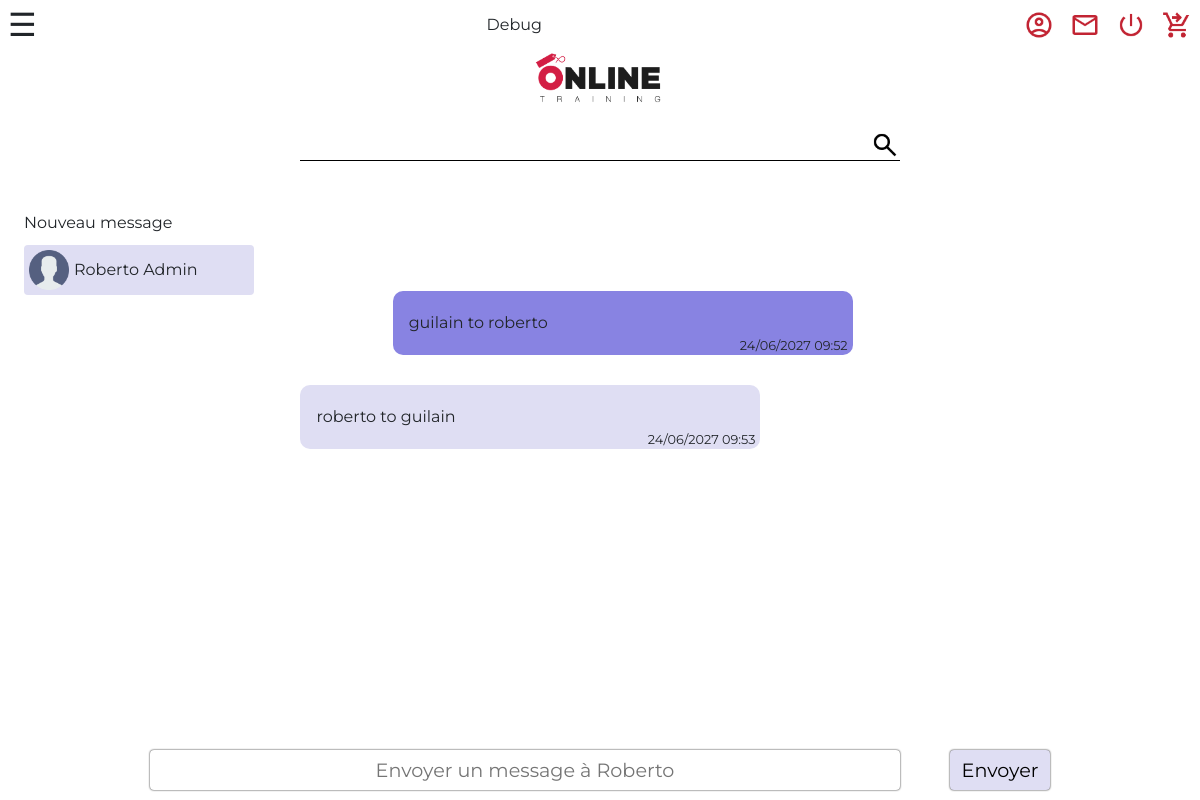
The page /pages/messagerie.php?with_user_id=4 (signed in) on the database as committed earlier.
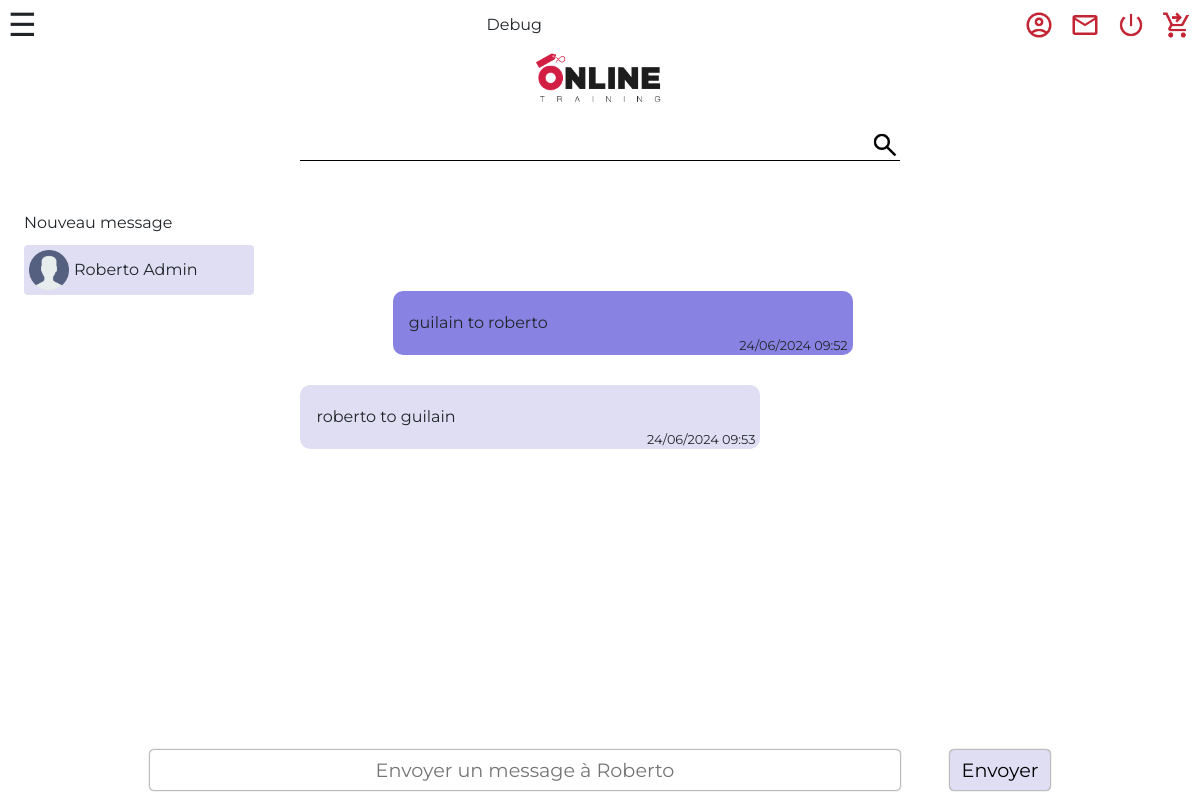
The same page on the database as committed later.
### tables this page shows
CREATE TABLE `messages` (
  `message_id` int NOT NULL,
  `message_type` varchar(255) DEFAULT NULL,
  `datetime` datetime NOT NULL,
  `sender_user_id` int NOT NULL,
  `receiver_user_id` int DEFAULT NULL,
  `message_content` text NOT NULL,
  `message_read` tinyint(1) DEFAULT NULL,
  `message_answered` tinyint(1) DEFAULT NULL
);

CREATE TABLE `users` (
  `id` int NOT NULL,
  `first_name` varchar(255) NOT NULL,
  `last_name` varchar(255) NOT NULL,
  `email` varchar(255) NOT NULL,
  `password` varchar(255) NOT NULL,
  `avatar` varchar(255) DEFAULT NULL,
  `group` varchar(255) DEFAULT NULL
);

### src/pages/messagerie.php (the view, shortened to what this page needs)
<!DOCTYPE html>
<html lang="fr">
<head>
    <link href="https://cdn.jsdelivr.net/npm/bootstrap@5.3.3/dist/css/bootstrap.min.css" rel="stylesheet">
    <link rel="stylesheet" href="../CSS/style.css">
    <link rel="stylesheet" href="../CSS/messagerie.css">
</head>
<body>
<?php
$user_id = $_SESSION['user']['id'];
require_once("../elements/connect.php");
$sql = "SELECT * FROM messages WHERE sender_user_id = :user_id OR receiver_user_id = :user_id";
$query = $db->prepare($sql);
$query->bindValue(':user_id', $user_id);
$query->execute();
$conversations = $query->fetchAll(PDO::FETCH_ASSOC);
require_once ('../elements/header.php');
?>
<section class="messagerie">
    <div class="messagerie_menu">
        <a href="#">Nouveau message</a>
        <?php
        $chat = [];
        foreach ($conversations as $conversation) {
            if ($conversation['sender_user_id'] !== $user_id && !in_array($conversation['sender_user_id'], $chat)) {
                $chat[] = $conversation['sender_user_id'];
                $conversation_user_id = $conversation['sender_user_id'];
                $sql = "SELECT id, first_name, last_name, avatar FROM users WHERE id = :conversation_user_id";
                $query = $db->prepare($sql);
                $query->bindValue(':conversation_user_id', $conversation_user_id);
                $query->execute();
                $conversation_user_infos = $query->fetch(PDO::FETCH_ASSOC);
                if(empty($conversation_user_infos['avatar'])){
                    $conversation_user_infos['avatar'] = "../img/upload_avatars/default_avatar.png";
                }
                echo '<a href="../pages/messagerie.php?with_user_id='.$conversation_user_id.'#ancre_dernier_message">';
                echo '<div class="messagerie_conversation_title';
                if ($conversation_user_infos['id'] == $_GET['with_user_id']) {
                    echo ' selected';
                }
                echo '">';
                echo '<div class="messagerie_conversation_avatar">';
                echo '<img class="conversation_avatar" alt="Avatar de '.$conversation_user_infos['first_name'].'" src="'.$conversation_user_infos['avatar'].'">';
                echo '</div>';
                echo '<div class="messagerie_conversation_name">';
                echo ucfirst($conversation_user_infos['first_name']) . ' ' . ucfirst($conversation_user_infos['last_name']);
                echo '</div></div></a>';
            }
        }
        ?>
    </div>
    <div class="messagerie_main" id="messagerie_main">
        <?php
        if(!isset($_GET['with_user_id'])){
            echo 'Aucune conversation sélectionnée';
        } else {
            $sql = "SELECT id, first_name, last_name, avatar FROM users WHERE id = :conversation_user_id";
            $query = $db->prepare($sql);
            $query->bindValue(':conversation_user_id', $_GET['with_user_id']);
            $query->execute();
            $conversation_user_with = $query->fetch(PDO::FETCH_ASSOC);
            $sql = "SELECT * FROM messages
                    WHERE (sender_user_id = :user_id OR receiver_user_id = :user_id)
                    AND (sender_user_id = :conversation_user_id OR receiver_user_id = :conversation_user_id)
                    ORDER BY datetime ASC";
            $query = $db->prepare($sql);
            $query->bindValue(':conversation_user_id', $_GET['with_user_id']);
            $query->bindValue(':user_id', $user_id);
            $query->execute();
            $conversation_user_with_messages = $query->fetchAll(PDO::FETCH_ASSOC);
            foreach($conversation_user_with_messages as $message){
                if($message['sender_user_id'] === $user_id){
                    echo '<div class="message message_sent">'.$message['message_content'].'
                    <div class="message_time">' . (new DateTime($message['datetime']))->format('d/m/Y H:i') . '</div>
                    </div>';
                } else {
                    echo '<div class="message message_received">' . $message['message_content'] . '
                        <div class="message_time">' . (new DateTime($message['datetime']))->format('d/m/Y H:i') . '</div>
                    </div>';
                }
            }
        }
        ?>
    </div>
</section><form class="messagerie_input_text" method="POST" id="message_form" action="../tools/messagerie_envoi_msg.php">
        <input type="text" name="conversation_message" id="conversation_message" placeholder="Envoyer un message à <?= ucfirst($conversation_user_with['first_name']) ?>">
        <input type="submit" value="Envoyer">
    </form>
</body>
</html>

### src/elements/header.php
<header>
<?php require_once ('nav.php');?>
    <div class="logo">
            <img class="logo_index" src="../img/illustration/logo-online-training.png">
    </div>
    <div class="researchBar">
        <form class="searchForm" method="GET" action="../pages/search.php">
            <input name="search" type="text" class="researchInput" placeholder="">
            <button><img class="searchButton" src="../img/illustration/search.png"></button>
        </form>
    </div>
</header>

### src/elements/nav.php (shortened to what this page needs)
<nav>
<div class="menuButtonsContainer">
    <span id="menuBurgerIcon">☰</span>
    <span id="debugButton" style="font-size:1em">Debug</span>
        <ul class="menu" id="userMenu">
        <?php if(isset($_SESSION['user'])){
            echo'
            <li>
                <a href="../pages/profil.php">
                    <img class="userMenuIcon" src="../img/illustration/account.png">
                </a>
            </li>
            <li>
                <a href="../pages/messagerie.php">
                    <img class="userMenuIcon" src="../img/illustration/message.png">
                </a>
            </li>
            <li>
                <a href="../tools/logout.php">
                    <img class="userMenuIcon" src="../img/illustration/disconnect.png">
                </a>
            </li>';
        }
        ?>
            <li>
                <a href="../pages/cart.php">
                    <img class="userMenuIcon" src="../img/illustration/cart.png">
                </a>
            </li>
        </ul>
</div>
    <ul class="menu hideMenuBurger" id="menuBurger">
    </ul>
</nav>

### src/CSS/style.css (style rules this page uses)
#debugButton { cursor: pointer; line-height: 50px; font-size: 2em; }
.logo { height: 70px; position: fixed; top: 50px; z-index: 200; background: white; width: 100vw; }
.logo_index { height: 80%; margin: auto; }
nav { display: flex; height: 50px; position: fixed; width: 100%; top: 0; z-index: 250; }
.menuButtonsContainer { background-color: white; display: flex; justify-content: space-between; width: 100%; z-index: 200; }
#menuBurgerIcon { padding: 0px 8px; font-size: 2em; }
ul#menuBurger { position: absolute; left: 0; width: 100vw; height: auto; background-color: white; text-align: center; z-index: 100; transition: top 0.6s linear; font-size: 1.4em; }
.hideMenuBurger { top: -300px; }
ul.menu { list-style: none; }
#menuBurgerIcon { cursor: pointer; line-height: 50px; transition: transform 1s; }
#userMenu { display: flex; flex-direction: row; align-items: center; height: 50px; }
#userMenu img { width: 30px; margin: 8px; }
.researchBar form { display: flex; align-items: center; justify-content: space-around; margin: 130px auto; width: 90vw; max-width: 600px; margin-bottom: 20px; border-bottom: solid black 1px; }
.researchBar input { height: 100%; width: calc(100% - 30px); border: none; text-align: center; }
.researchBar button { width: 30px; background: none; border: none; }
body { font-family: "Montserrat", sans-serif !important; }

### src/CSS/messagerie.css (style rules this page uses)
.messagerie_conversation_title { height: 10%; width: 100%; margin-top: 10px; display: flex; align-items: center; }
.messagerie_conversation_avatar { height: 50px; width: 20%; min-width: 50px; }
.messagerie_conversation_avatar img { width: 40px; margin: 5px; }
.messagerie_conversation_name { height: 100%; width: 80%; }
.messagerie_menu { width: 20%; min-width: 160px; height: 90%; }
.messagerie_main { height: 90%; max-height: 64vh; overflow-y: scroll; overflow-x: hidden; width: 80%; max-width: 1000px; margin: auto; }
.message { width: 80%; max-width: 460px; margin: 30px; padding: 20px 16px; border-radius: 10px; position: relative; }
.message_received { background: #DFDEF3; margin-left: 5%; }
.message_sent { background: #8883e2; margin-left: 15%; }
.message:first-of-type { margin-top: 80px; }
.message_time { position: absolute; right: 5px; bottom: 0; font-size: 0.8em; }
.messagerie { width: 96vw; min-width: 450px; max-width: 1200px; max-height: 76vh; margin: 50px auto; display: flex; flex-wrap: nowrap; position: relative; }
.selected { background: #dfdef3; border-radius: 4px; }
.messagerie_input_text { display: flex; justify-content: space-between; position: absolute; bottom: 0; left: 0; right: 0; margin: auto; width: 96%; height: 50px; background: white; max-width: 900px; font-size: 1.2em; }
.messagerie_input_text input { width: calc(100% - 150px); padding: 5px; height: 40px; border: none; box-shadow: 0px 0px 2px black; border-radius: 4px; text-align: center; }
.messagerie_input_text input[type="submit"] { width: 100px; background: #DFDEF3; border-radius: 4px; }

Rows that differ between the two databases and show on the page:
changed messages "roberto to guilain": datetime "24/06/2027 09:53" → "24/06/2024 09:53"
changed messages "guilain to roberto": datetime "24/06/2027 09:52" → "24/06/2024 09:52"
